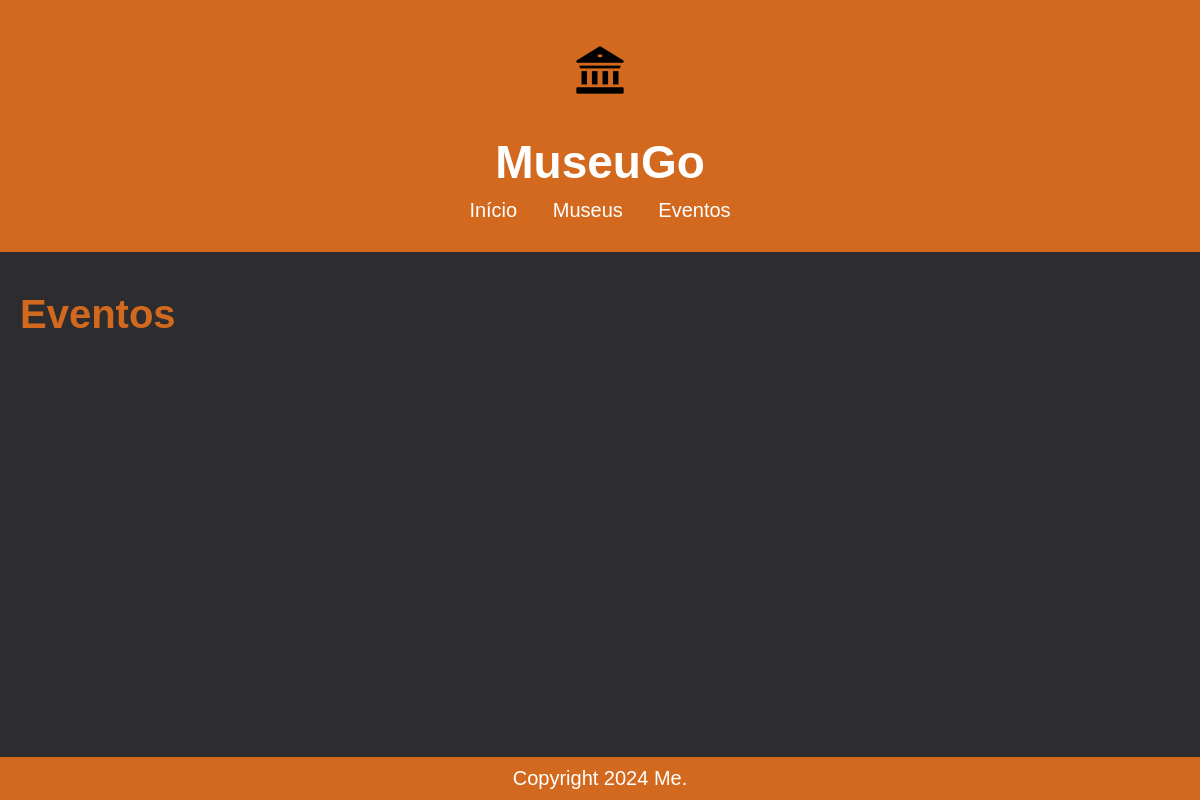
Page /posts/categories/ on the earlier database version.
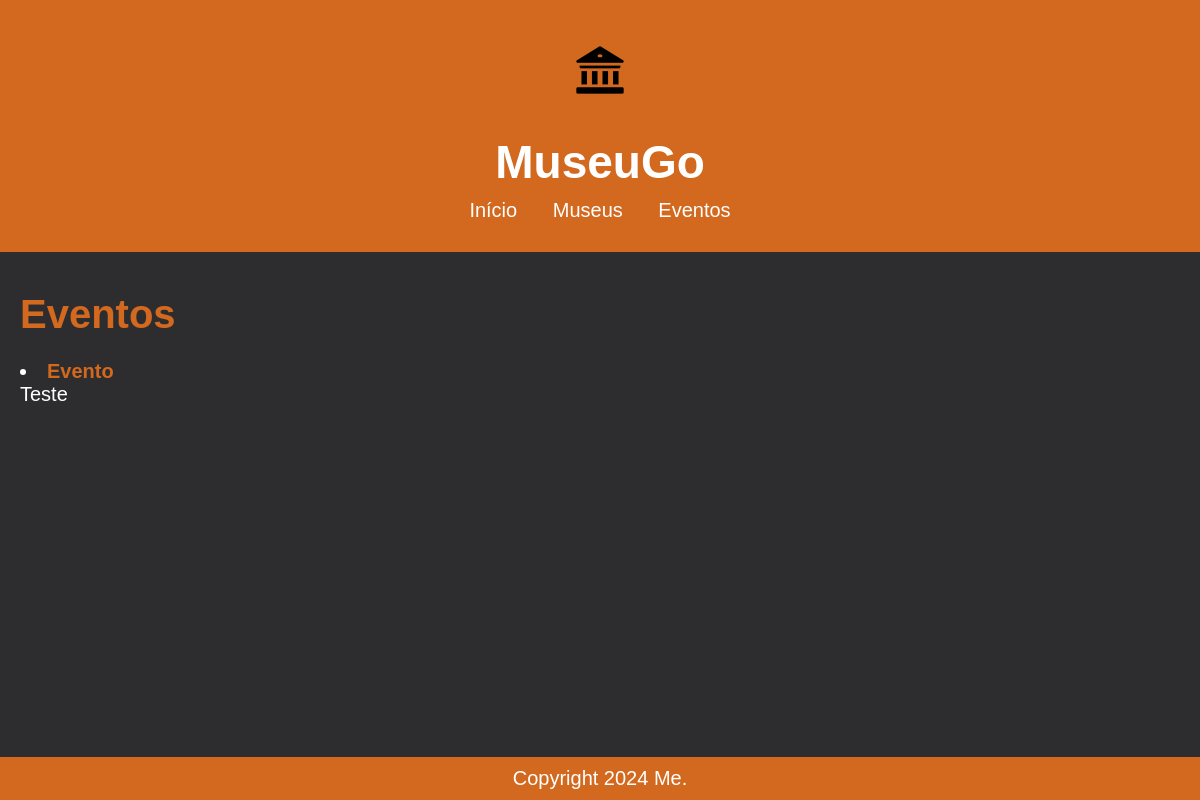
Same page on the later database version.
### post/models.py (models this page shows, shortened)
class Category(models.Model):
    name = models.CharField(max_length=100)
    description = models.TextField(blank=True)

### post/views.py (the view)
# urls.py: path('categories/', CategoryListView.as_view(), name='category_list'),
class CategoryListView(ListView):
    model = Category
    template_name = 'post/category_list.html'
    context_object_name = 'categories'

### post/templates/post/category_list.html
{% extends 'base.html' %}
{% block content %}
<h1>Eventos</h1>
    <br>
    {% for category in categories %}
    <li>
        <a href="{% url 'category_detail' category.pk %}" class="post-title">{{ category.name }}</a>
        <p class="category-content">{{ category.description|truncatewords:20 }}</p>
    </li>
    {% endfor %}
{% endblock %}

Differences in the rows shown:
added Category: name "Evento", description "Teste"
